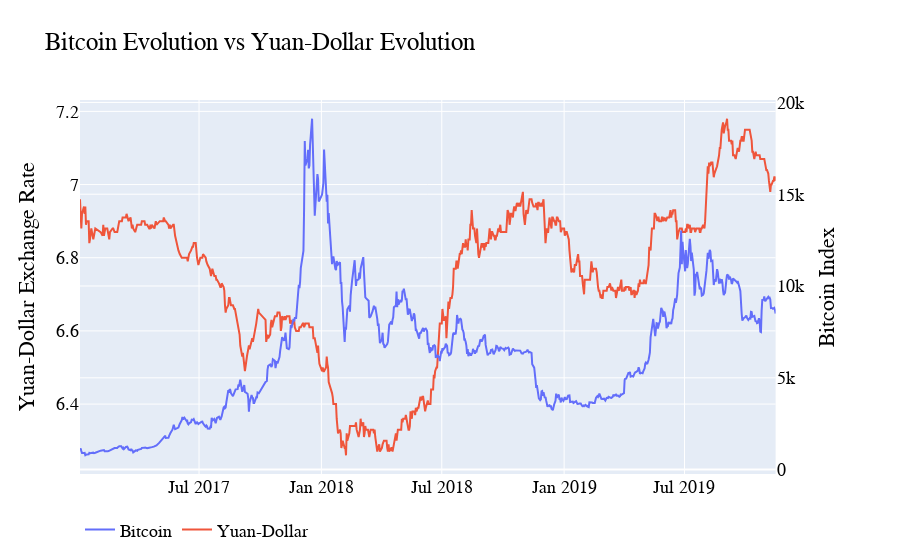

The notebook cell saved with this chart:
### Code cell
fig = make_subplots(specs=[[{"secondary_y": True}]])
fig.update_layout(title="Bitcoin Evolution vs Yuan-Dollar Evolution",
    font=dict(family="Arial, monospace",size=18, color="#000000"))

fig.add_trace(go.Scatter(x=btc_yuan['Date'], y=btc_yuan['Bitcoin'], name = 'Bitcoin'), secondary_y=True)
fig.add_trace(go.Scatter(x=btc_yuan['Date'], y=btc_yuan['Yuan'], name = 'Yuan-Dollar'))

fig.update_yaxes(title_text="Yuan-Dollar Exchange Rate")
fig.update_yaxes(title_text="Bitcoin Index", secondary_y=True)

fig.update_layout(legend_orientation="h")

fig.show()

### Figure 1 — Plotly figure (JSON) as saved in the notebook; plotly's stock layout.template omitted (floating-point values rounded to 4 significant figures; data arrays with more than 128 entries replaced by an {"elided": "..."} marker saying what was removed)
{"data": [{"name": "Bitcoin", "type": "scatter", "x": {"elided": "827 str values"}, "xaxis": "x", "y": {"elided": "827 float values"}, "yaxis": "y2"}, {"name": "Yuan-Dollar", "type": "scatter", "x": {"elided": "827 str values"}, "y": {"elided": "827 float values"}}], "layout": {"font": {"color": "#000000", "family": "Arial, monospace", "size": 18}, "legend": {"orientation": "h"}, "title": {"text": "Bitcoin Evolution vs Yuan-Dollar Evolution"}, "xaxis": {"anchor": "y", "domain": [0, 0.94]}, "yaxis": {"anchor": "x", "domain": [0, 1], "title": {"text": "Yuan-Dollar Exchange Rate"}}, "yaxis2": {"anchor": "x", "overlaying": "y", "side": "right", "title": {"text": "Bitcoin Index"}}}}
